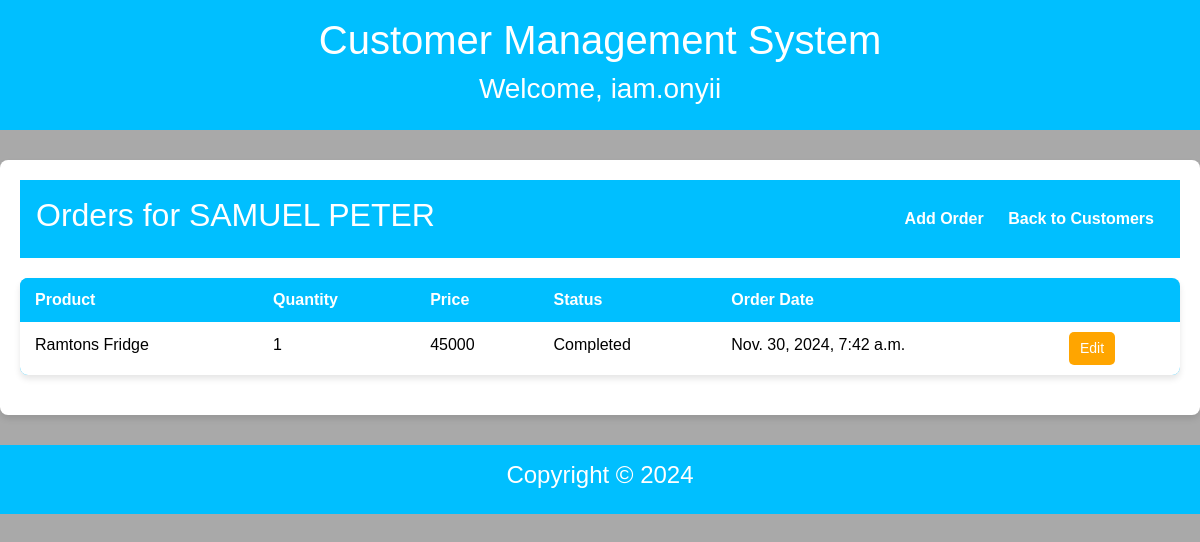
The page /3/orders/ (signed in) on the database as committed earlier.
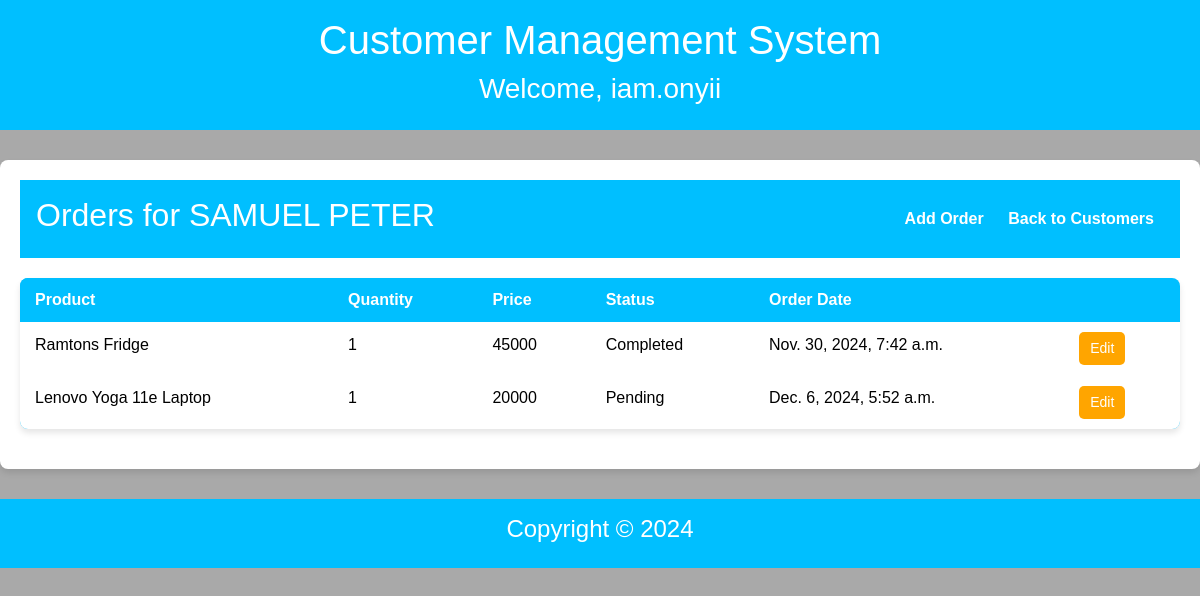
The same page on the database as committed later.
### accounts/models.py (models this page shows)
class CustomUser(AbstractUser):
    bio = models.TextField(null=True, blank=True)

### customer/models.py (models this page shows, shortened)
class Customer(models.Model):
    name = models.CharField(max_length=250)
    email = models.EmailField(unique=True)
    phone = models.CharField(max_length=15)
    address = models.TextField(max_length=100)
    created_at = models.DateTimeField(auto_now_add=True)

class Order(models.Model):
    STATUS_CHOICES = [
        ('Pending', 'Pending'),
        ('Processing', 'Processing'),
        ('Completed', 'Completed'),
    ]
    customer = models.ForeignKey(Customer, on_delete=models.CASCADE, related_name='orders')
    product = models.CharField(max_length=100)
    quantity = models.PositiveIntegerField(default=1)
    price = models.PositiveIntegerField(default=1)
    order_date = models.DateTimeField(auto_now_add=True)
    order_status = models.CharField(max_length=20, choices=STATUS_CHOICES, default='Pending')

### customer/views.py (the view)
# urls.py: path('<int:customer_id>/orders/', views.order_list, name='order_list'),
@login_required(login_url='login')
def order_list(request, customer_id):
    customer = get_object_or_404(Customer, id=customer_id)
    orders = customer.orders.all()
    return render(request, 'customer/order_list.html', {'customer': customer, 'orders': orders})

### customer/templates/customer/order_list.html (shortened to what this page needs)
{% extends 'customer/base.html' %}
{% block content %}
<div class="dashboard-container">
    <header class="dashboard-header">
        <h2>Orders for {{ customer.name }}</h2>
        <nav>
            <a href="{% url 'order_form' customer.id %}">Add Order</a>
            <a href="{% url 'customer_list' %}">Back to Customers</a>
        </nav>
    </header>
    <table class="table">
        <thead>
        <tr>
            <th>Product</th>
            <th>Quantity</th>
            <th>Price</th>
            <th>Status</th>
            <th>Order Date</th>
        </tr>
        </thead>
        <tbody>
        {% for order in orders %}
        <tr>
            <td>{{ order.product }}</td>
            <td>{{ order.quantity }}</td>
            <td>{{ order.price }}</td>
            <td>{{ order.order_status }}</td>
            <td>{{ order.order_date }}</td>
            <td>
                <a class="btn update-btn" href="{% url 'edit_order' order.id %}">Edit</a>
            </td>
        </tr>
        {% empty %}
        <tr>
            <td colspan="4">No orders found.</td>
        </tr>
        {% endfor %}
        </tbody>
    </table>
    {% endblock %}

### customer/templates/customer/base.html (shortened to what this page needs)
<!DOCTYPE html>
<html lang="en">
<head>
    <link href="https://cdn.jsdelivr.net/npm/bootstrap@5.3.3/dist/css/bootstrap.min.css" rel="stylesheet"
>
        {% load static %}
        <link rel="stylesheet" type="text/css" href="{% static 'style.css' %}">
</head>
<body>
<div class="grid-container">
    <div id="NavbarDiv">
        <header>
            <h1>Customer Management System</h1>
            <h3>Welcome, {{user.username}}</h3>
        </header>
    </div>
    <div id="ContentDiv">
        {% block content %}
        {% endblock %}
    </div>
</div>
<div id="FooterDiv">
    <footer>
        <h4>Copyright © 2024</h4>
    </footer>
</div>
</body>
</html>

### static/style.css (style rules this page uses)
body { font-family: Arial, sans-serif; margin: 0; padding: 0; background-color: darkgray; color: black; overflow-x: auto; }
.dashboard-container { max-width: 1200px; margin: 20px auto; padding: 20px; background: white; border-radius: 8px; box-shadow: 0 4px 6px rgba(0, 0, 0, 0.1); }
.dashboard-header { display: flex; justify-content: space-between; align-items: center; margin-bottom: 20px; }
.dashboard-header nav a { margin: 0 10px; text-decoration: none; color: white; font-weight: bold; }
.table { width: 100%; border-collapse: collapse; margin-bottom: 20px; background: deepskyblue; border-radius: 8px; overflow: hidden; box-shadow: 0 4px 6px rgba(0, 0, 0, 0.1); }
.table th, .table td { padding: 10px 15px; text-align: left; border-bottom: 1px solid white; }
.table th { background: deepskyblue; color: white; }
.table tr:last-child td { border-bottom: none; }
.view-btn, .update-btn { display: inline-block; padding: 5px 10px; background: maroon; color: white; text-decoration: none; border-radius: 5px; font-size: 14px; text-align: center; }
.update-btn { background-color: orange; color: white; }
.grid-container { display: grid; grid-gap: 10px; grid-template-areas: 'nd nd nd nd nd nd nd nd' 'cd cd cd cd cd cd cd cd' 'fd fd fd fd fd fd fd fd'; }
#NavbarDiv { grid-area: nd; }
#ContentDiv { grid-area: cd; }
#FooterDiv { grid-area: fd; }

### customer/templates/customer/base.html (style rules this page uses)
body { font-family: Arial, sans-serif; margin: 0; padding: 0; }
header { background: deepskyblue; color: white; padding: 1rem; text-align: center; }
footer { background: deepskyblue; color: white; padding: 1rem; text-align: center; }

Rows that differ between the two databases and show on the page:
added Order: product "Lenovo Yoga 11e Laptop", quantity "1", price "20000", order_status "Pending", order_date "Dec. 6, 2024, 5:52 a.m."
